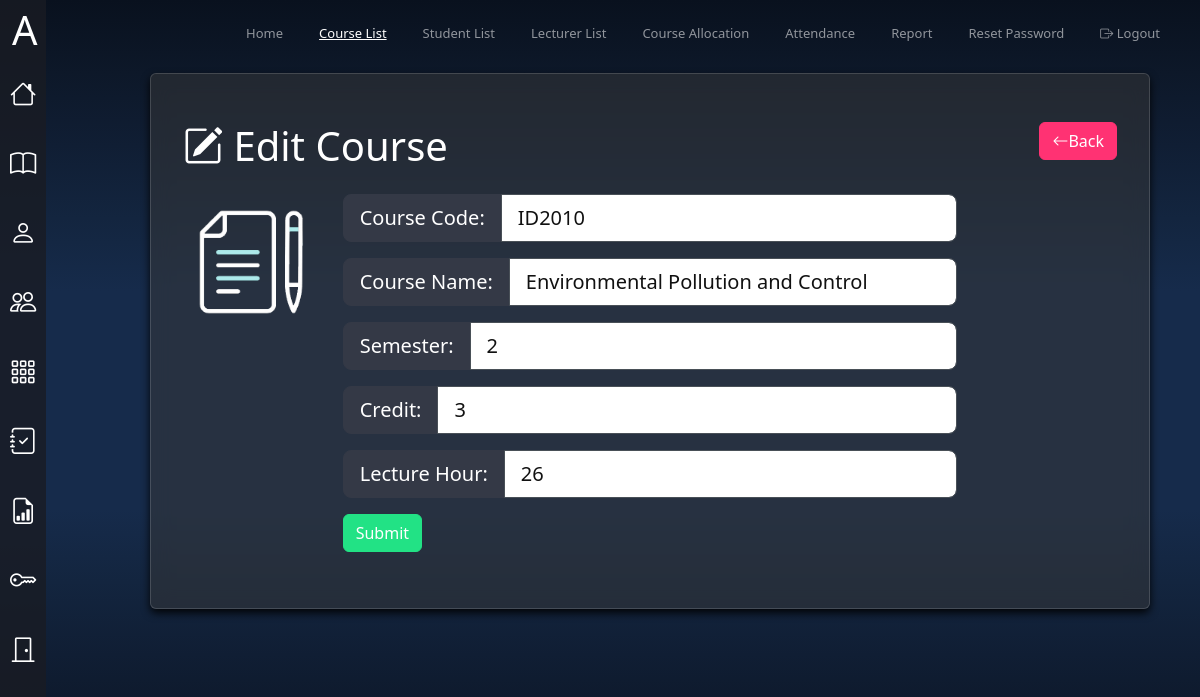
Screenshot of /MA_Dashboard/Course_List/edit.php?CourseCode=ID2010 (signed in) with the database file from the repository.
### tables this page shows
CREATE TABLE `course` (
  `CourseCode` varchar(100) NOT NULL,
  `CourseName` varchar(100) NOT NULL,
  `Semester` int(11) NOT NULL,
  `Credit` int(11) NOT NULL,
  `LecHour` int(11) NOT NULL
);

### MA_Dashboard/Course_List/edit.php (the view, shortened to what this page needs)
<!DOCTYPE html>
<html lang="en" data-bs-theme="dark">
<head>
  <link href="https://cdn.jsdelivr.net/npm/bootstrap@5.3.0/dist/css/bootstrap.min.css" rel="stylesheet">
  <link href="https://cdn.jsdelivr.net/npm/bootstrap-icons/font/bootstrap-icons.css" rel="stylesheet">
  <link href="../custom-styles.css" rel="stylesheet">
</head>
<body>
  <div class="sidebar">
    <ul class="nav flex-column">
        <li class="nav-item">
        <a class="nav-link" href="../MA_index.php" data-bs-toggle="tooltip" data-bs-placement="right" title="Home">
            <i class="bi bi-house"></i>
        </a>
        </li>
        <li class="nav-item">
        <a class="nav-link" href="../Course_List/Course_List.php" data-bs-toggle="tooltip" data-bs-placement="right" title="Course List">
            <i class="bi bi-book"></i>
        </a>
        </li>
        <li class="nav-item">
        <a class="nav-link" href="../Student_List/Student_List.php" data-bs-toggle="tooltip" data-bs-placement="right" title="Student List">
            <i class="bi bi-person"></i>
        </a>
        </li>
        <li class="nav-item">
        <a class="nav-link" href="../Lecture_List/Lecture_List.php" data-bs-toggle="tooltip" data-bs-placement="right" title="Lecturer List">
            <i class="bi bi-people"></i>
        </a>
        </li>
        <li class="nav-item">
        <a class="nav-link" href="../Course_Allocation/Course_Allocation.php" data-bs-toggle="tooltip" data-bs-placement="right" title="Course Allocation">
            <i class="bi bi-grid-3x3-gap"></i>
        </a>
        </li>
        <li class="nav-item">
        <a class="nav-link" href="../Attendance/Attendance.php" data-bs-toggle="tooltip" data-bs-placement="right" title="Attendance">
            <i class="bi bi-journal-check"></i>
        </a>
        </li>
        <li class="nav-item">
        <a class="nav-link" href="../Report/Report.php" data-bs-toggle="tooltip" data-bs-placement="right" title="Report">
            <i class="bi bi-file-earmark-bar-graph"></i>
        </a>
        </li>
        <li class="nav-item">
        <a class="nav-link" href="../Password_Reset/Password_Reset.php" data-bs-toggle="tooltip" data-bs-placement="right" title="Password Reset">
            <i class="bi bi-key"></i>
        </a>
        </li>
        <li class="nav-item">
        <a class="nav-link" href="../../Login_Lecturer/logout.php" data-bs-toggle="tooltip" data-bs-placement="right" title="Logout">
            <i class="bi bi-door-closed"></i>
        </a>
        </li>
    </ul>
  </div>
  <nav class="navbar navbar-expand-lg navbar-dark bg-dark">
    <div class="container-fluid">
      <a class="navbar-brand" href="#"><h1 class="my-10">A</h1></a>
      <div class="collapse navbar-collapse" id="navbarNav">
        <ul class="navbar-nav ms-auto">
          <li class="nav-item">
            <a class="nav-link  " aria-current="page" href="../MA_index.php">Home</a>
          </li>
          <li class="nav-item">
            <a class="nav-link active" href="../Course_List/Course_List.php">Course List</a>
          </li>
          <li class="nav-item">
            <a class="nav-link " href="../Student_List/Student_List.php">Student List</a>
          </li>
          <li class="nav-item">
            <a class="nav-link " href="../Lecture_List/Lecture_List.php">Lecturer List</a>
          </li>
          <li class="nav-item">
            <a class="nav-link" href="../Course_Allocation/Course_Allocation.php">Course Allocation</a>
          </li>
          <li class="nav-item">
            <a class="nav-link " href="../Attendance/Attendance.php">Attendance</a>
          </li>
          <li class="nav-item">
            <a class="nav-link " href="../Report/Report.php">Report</a>
          </li>
          <li class="nav-item">
            <a class="nav-link " href="../Password_Reset/Password_Reset.php">Reset Password</a>
          </li>
          <li class="nav-item">
            <a class="nav-link btn btn-outline-danger btn-sm" href="../../Login_Lecturer/logout.php"><span class="bi bi-box-arrow-right"></span> Logout</a>
          </li>
        </ul>
      </div>
    </div>
  </nav>
<div class="content">
  <div class="card head-card p-3 my-2">
    <div class="card-body">
        <?php
        if(isset($_GET["CourseCode"])){
            $CourseCode = $_GET["CourseCode"];
            include("../connect.php") ;
            $sql="SELECT * FROM course WHERE CourseCode ='$CourseCode'";
            $result = mysqli_query($conn,$sql);
            $row = mysqli_fetch_array($result);
        ?>
            <header class="d-flex justify-content-between my-3">
            <h1><i class="bi bi-pencil-square"></i> Edit Course</h1>
            <div>
            <a href="Course_List.php" class ="btn btn-danger">
                  <i class="bi bi-arrow-left"></i>Back</a>
            </div>
            </header>
            <div class="row">
                <div class="col-md-2">
                    <img src="../../icons/anim-b/edit.gif" class="img-fluid rounded" alt="Image">
                </div>
            <div class="col-md-8">
                <form action="process.php" method ="POST">
                <div class="input-group input-group-lg mb-3">
                    <span class="input-group-text">Course Code:</span>
                    <input type="text" class="form-control"  name="CourseCode"  value="<?php echo $row["CourseCode"];?>"readonly>
                </div>
                <div class="input-group input-group-lg mb-3">
                    <span class="input-group-text">Course Name:</span>
                    <input type="text" class="form-control" name="CourseName"  value="<?php echo $row["CourseName"];?>">
                </div>
                <div class="input-group input-group-lg mb-3">
                    <span class="input-group-text">Semester:</span>
                    <input type="text" class="form-control" name="Semester"  value="<?php echo $row["Semester"];?>">
                </div>
                <div class ="input-group input-group-lg mb-3">
                    <span class="input-group-text">Credit:</span>
                    <input type ="text" name="Credit"  value="<?php echo $row["Credit"];?>"  class="form-control">
                </div>
                <div class ="input-group input-group-lg mb-3">
                    <span class="input-group-text">Lecture Hour:</span>
                    <input type ="text" name="LecHour"  value="<?php echo $row["LecHour"];?>"  class="form-control" >
                </div>
                <div class ="input-group mb-4">
                    <input type="submit" value="Submit" class="btn btn-success" name ="edit">
                </div>
                </form>
            </div>
            </div>
        </div>
      <?php
          }
          ?>
    </div>
  </div>
</body>
</html>

### MA_Dashboard/custom-styles.css (style rules this page uses)
:root { --bs-body-bg: rgba(232, 249, 255, 0.918); --bs-body-color: #242424; --bs-link-color: #c595ff; --bs-primary: #0e5dac; --bs-success: #22e285; --bs-danger: #ff3273; }
.btn-success { background-color: var(--bs-success); border-color: var(--bs-success); }
.btn-danger { background-color: var(--bs-danger); border-color: var(--bs-danger); }
body { background-image: linear-gradient(to bottom, #09111e, #0d1829, #101e34, #13253f, #162b4b, #162b4b, #162b4b, #162b4b, #13253f, #101e34, #0d1829, #09111e); background-size: cover; background-position: center; height: 100vh; display: flex; }
.sidebar { position: fixed; top: 0; bottom: 0; left: 0; z-index: 100; padding: 60px 0 0; background-color: rgba(25, 28, 36, 0.8); }
.navbar { position: fixed; top: 0; right: 0; left: 0; z-index: 1030; padding: 1px 0; background-color: transparent !important; }
.content { margin-top: 65px; margin-left: 150px; width: calc(100% - 200px); }
.navbar-brand, .nav-link { font-size: 13px; }
.sidebar .nav-link { color: #fff; font-size: 35px; padding: 15px 10px; text-align: center; }
.sidebar .nav-link i { font-size: 0.75em; display: block; }
nav ul { list-style: none; padding: 0; display: flex; }
nav ul li { margin-right: 20px; }
nav ul li a { text-decoration: none; color: black; position: relative; display: inline-block; padding-bottom: 5px; }
nav ul li a::after { content: ''; position: absolute; left: 0; bottom: 0; height: 2px; width: 100%; background-color: white; transform: scaleX(0); transform-origin: right; transition: transform 0.3s ease; }
.navbar-nav .nav-link.active { text-decoration: underline; }
input[type="text"], input[type="email"], input[type="password"], textarea, select { background-color: white !important; color: rgb(17, 17, 17) !important; }
input::placeholder, textarea::placeholder, select::placeholder { color: rgb(80, 80, 80) !important; }
.input-group-text { background-color: #343946; color: white; border: 1px solid #343946; }

### MA_Dashboard/Course_List/edit.php (style rules this page uses)
.head-card img { max-height: 600px; }
.head-card { background: rgba(57, 57, 57, 0.5); color:white; backdrop-filter: blur(10px); box-shadow: 0px 4px 8px rgba(0, 0, 0, 0.9); }

### rows the page displays
course: CourseCode "ID2010", CourseName "Environmental Pollution and Control", Semester "2", Credit "3", LecHour "26"
